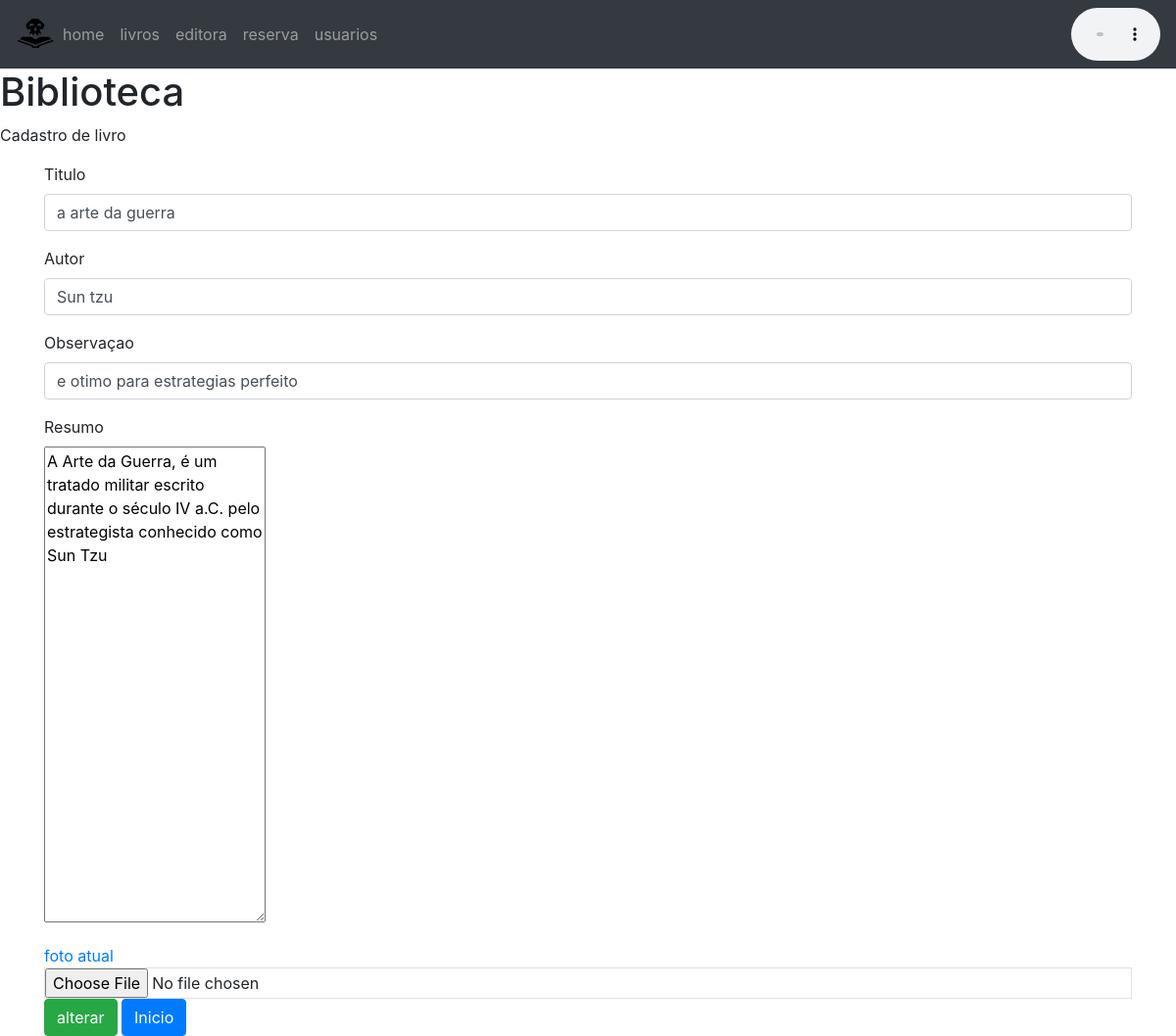
Page /heart/editar/?id=2 on the committed database.
### heart/models.py (models this page shows, shortened)
class Livro(models.Model):
    Id_Li = models.CharField(max_length=100)
    Nome = models.CharField(max_length=100)
    Autor = models.CharField(max_length=100)
    Resumo = models.TextField()
    Observacao = models.CharField(max_length=100)
    Imag = models.ImageField(upload_to='capas')
    Editora = models.ForeignKey(Editora, on_delete=models.CASCADE)

### heart/views.py (the view)
# urls.py: path('heart/editar/',views.Livros_reg),
def Livros_reg(request):
    livro = request.GET.get('id')
    if livro:
        lista = Livro.objects.get(id=livro)
        test = Editora.objects.all()
        return render(request,'editar.html',{'lista':lista})
    return render(request,'editar.html')

### templates/editar.html (shortened to what this page needs)
{% extends "page-model.html" %}
{% block content %}
<h1> Biblioteca</h1>
<p style="text-aling:center;"> Cadastro de livro</p>
<form enctype="multipart/form-data" action="submit" method="POST">{% csrf_token %}
    <div class="container">
    <div class="form-group">
         <label for="titulo">Titulo</label>
         <input class="form-control" name="titulo" type="text" value="{{lista.Nome}}">
    </div>
    <div class="form-group">
         <label for="autor">Autor</label>
         <input class="form-control" name="autor" type="text" value="{{lista.Autor}}">
    </div>
    <div class="form-group">
         <label for="observacao">Observaçao</label>
         <input class="form-control" name="observacao" type="text" value="{{lista.Observacao}}">
    </div>
    <div class="form-group">
        <label for="resumo"> Resumo</label>
        <br>
        <textarea class="form=control" rows="20"  name="resumo">{{lista.Resumo}}</textarea>
    </div>
    <div class="form-goup">
         <a href="/media/{{lista.Imag}}" target="_blank">foto atual</a>
         <input type="file" class="form-control-file border" name="image" accept="image/*">
    </div>
         <button type="submit" class="btn btn-success">
            {% if lista %}
                alterar
            {% else %}
                Cadastar
            {% endif%}
        </button>
         <a class="btn btn-primary" href="/heart/index">Inicio</a>
    </div>
</form>
{% endblock%}

### rows in the picture
Livro: titulo "a arte da guerra", autor "Sun tzu", observacao "e otimo para estrategias perfeito", resumo "A Arte da Guerra, é um tratado militar escrito durante o século IV a.C. pelo estrategista conhecido como Sun Tzu"
